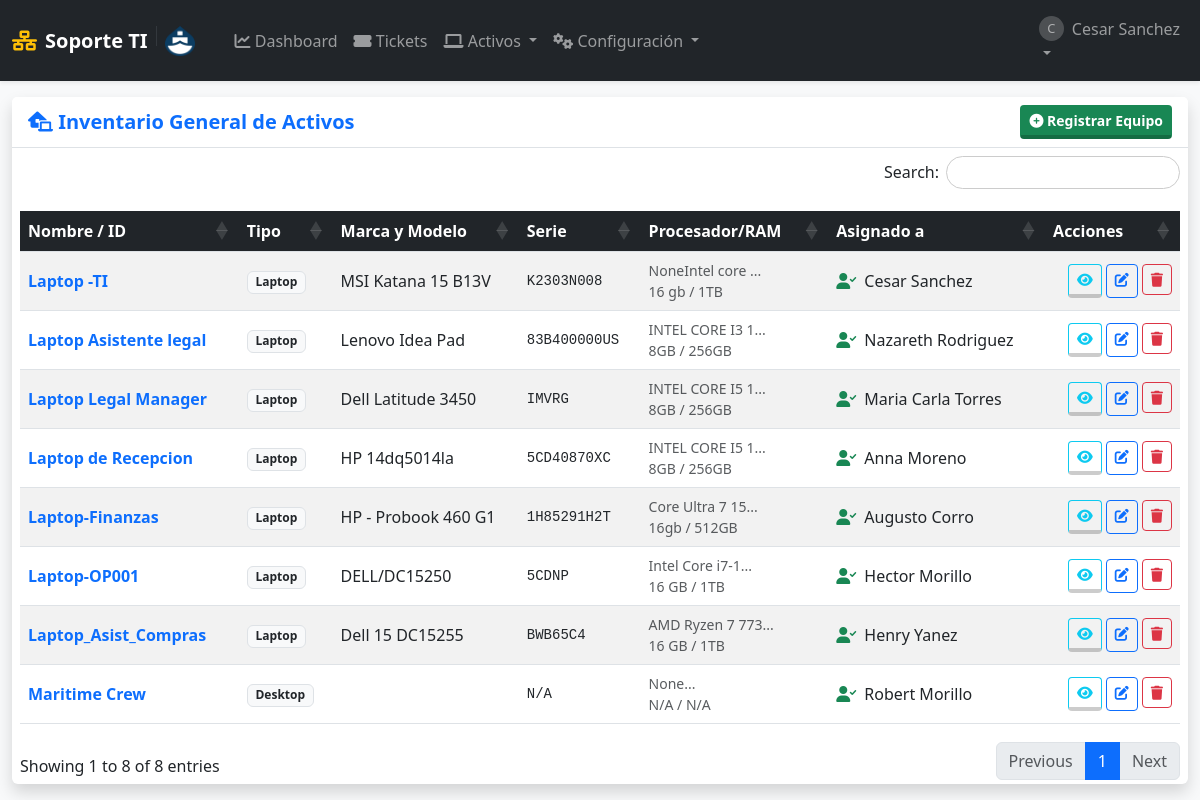
Page /equipos (signed in) on the earlier database version.
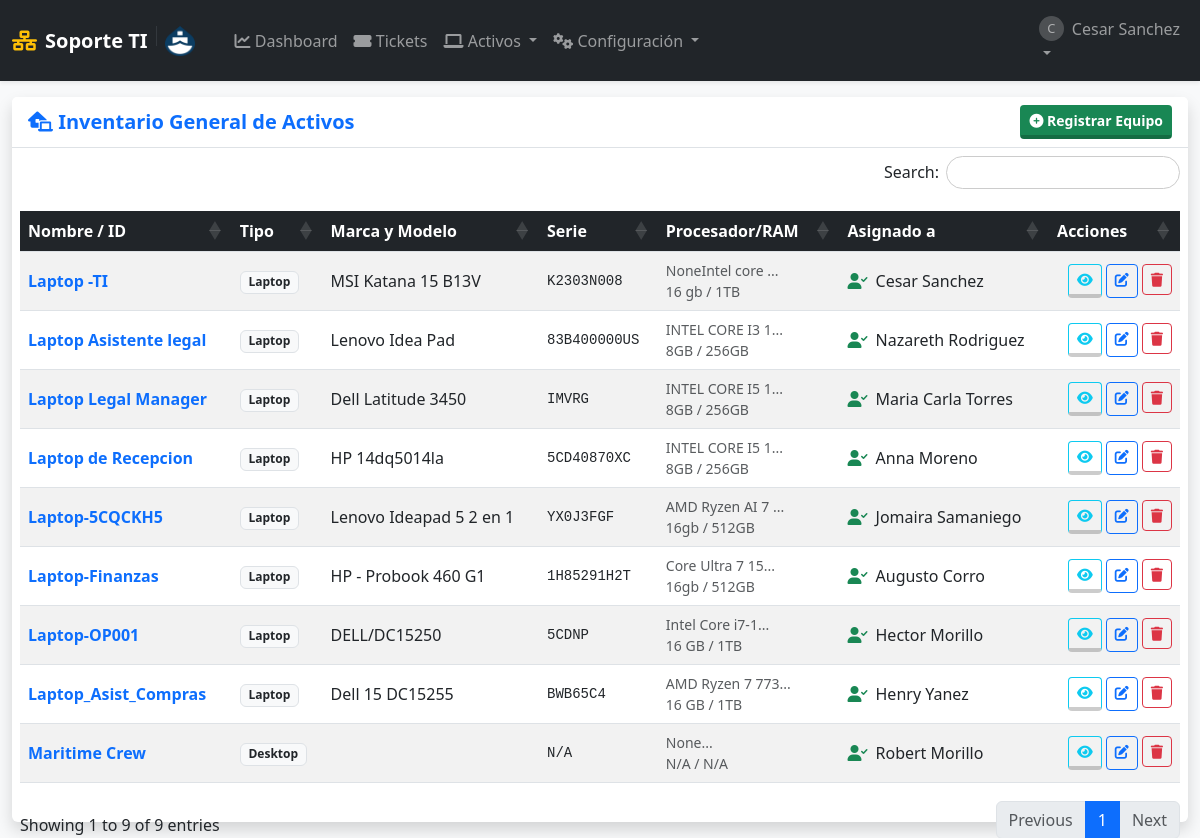
Same page on the later database version.
### tables this page shows
CREATE TABLE equipos (
            id INTEGER PRIMARY KEY AUTOINCREMENT,
            nombre_equipo TEXT UNIQUE NOT NULL,
            tipo TEXT,
            marca_modelo TEXT,
            numero_serie TEXT UNIQUE,
            fecha_adquisicion DATE,
            usuario_asignado_id INTEGER,
            notas TEXT, procesador TEXT, memoria_ram TEXT, tipo_ram TEXT, disco_duro TEXT, tipo_disco TEXT, fecha_compra DATE, color TEXT,
            FOREIGN KEY (usuario_asignado_id) REFERENCES usuarios (id) ON DELETE SET NULL
        );

CREATE TABLE usuarios (
            id INTEGER PRIMARY KEY AUTOINCREMENT,
            username TEXT UNIQUE NOT NULL,
            email TEXT UNIQUE,
            password_hash TEXT NOT NULL,
            role TEXT NOT NULL DEFAULT 'user' CHECK(role IN ('admin', 'user', 'tecnico')),
            departamento TEXT,
            fecha_creacion TIMESTAMP DEFAULT CURRENT_TIMESTAMP
        );

### app.py (the view)
@app.route('/equipos')
@login_required
def lista_equipos():
    equipos = get_db().execute("""
        SELECT e.*, u.username as usuario_asignado
        FROM equipos e
        LEFT JOIN usuarios u ON e.usuario_asignado_id = u.id
        ORDER BY e.nombre_equipo
    """).fetchall()
    tipos = get_db().execute("SELECT DISTINCT tipo FROM equipos WHERE tipo IS NOT NULL").fetchall()
    return render_template('lista_equipos.html', equipos=equipos, tipos=tipos)

### app.py (called while the page is built)
def get_db():
    if 'db' not in g:
        g.db = sqlite3.connect(app.config['DB_FILE'])
        g.db.row_factory = sqlite3.Row
        g.db.execute("PRAGMA foreign_keys = ON")
    return g.db

def login_required(f):
    @wraps(f)
    def decorated_function(*args, **kwargs):
        if 'user_id' not in session:
            flash('Por favor, inicia sesión.', 'warning')
            return redirect(url_for('login'))
        return f(*args, **kwargs)
    return decorated_function

### templates/lista_equipos.html
{% extends "layout.html" %}
{% block content %}
<div class="card shadow h-100 border-0">
    <div class="card-header bg-white py-2 border-bottom d-flex justify-content-between align-items-center">
        <h5 class="mb-0 text-primary fw-bold"><i class="fas fa-laptop-house"></i> Inventario General de Activos</h5>
        <div class="d-flex gap-2">
            {% if session['role'] == 'admin' %}
            <a href="{{ url_for('gestion_equipo') }}" class="btn btn-success btn-sm">
                <i class="fas fa-plus-circle"></i> Registrar Equipo
            </a>
            {% endif %}
        </div>
    </div>
    <div class="card-body p-2">
        <table class="table table-striped table-hover tabla-enterprise w-100 align-middle">
            <thead>
                <tr>
                    <th>Nombre / ID</th>
                    <th>Tipo</th>
                    <th>Marca y Modelo</th>
                    <th>Serie</th>
                    <th>Procesador/RAM</th>
                    <th>Asignado a</th>
                    <th>Acciones</th>
                </tr>
            </thead>
            <tbody>
                {% for equipo in equipos %}
                <tr>
                    <td class="fw-bold text-primary">{{ equipo.nombre_equipo }}</td>
                    <td><span class="badge bg-light text-dark border">{{ equipo.tipo }}</span></td>
                    <td>{{ equipo.marca_modelo }}</td>
                    <td class="small font-monospace">{{ equipo.numero_serie or 'N/A' }}</td>
                    <td class="small text-muted">
                        {% if equipo.procesador %}{{ equipo.procesador[:15] }}...<br>{% endif %}
                        {% if equipo.memoria_ram %}{{ equipo.memoria_ram }} / {{ equipo.disco_duro }}{% endif %}
                    </td>
                    <td>
                        {% if equipo.usuario_asignado %}
                            <div class="d-flex align-items-center">
                                <i class="fas fa-user-check text-success me-2"></i>
                                {{ equipo.usuario_asignado }}
                            </div>
                        {% else %}
                            <span class="badge bg-secondary">En Stock</span>
                        {% endif %}
                    </td>
                    <td class="text-end">
                        <div class="d-flex gap-1 justify-content-end">
                            <a href="{{ url_for('ver_equipo', equipo_id=equipo.id) }}" class="btn btn-outline-info btn-sm" title="Ver Ficha Técnica">
                                <i class="fas fa-eye"></i>
                            </a>
                            {% if session['role'] == 'admin' %}
                            <a href="{{ url_for('gestion_equipo', equipo_id=equipo.id) }}" class="btn btn-outline-primary btn-sm" title="Editar">
                                <i class="fas fa-edit"></i>
                            </a>
                            <form action="{{ url_for('eliminar_equipo', equipo_id=equipo.id) }}" method="POST" onsubmit="return confirm('¿Eliminar este equipo? Se borrará su historial.');">
                                <button class="btn btn-outline-danger btn-sm" title="Eliminar"><i class="fas fa-trash"></i></button>
                            </form>
                            {% endif %}
                        </div>
                    </td>
                </tr>
                {% endfor %}
            </tbody>
        </table>
    </div>
</div>
{% endblock %}

Differences in the rows shown:
added equipos: nombre_equipo "Laptop-5CQCKH5", tipo "Laptop", marca_modelo "Lenovo Ideapad 5 2 en 1", numero_serie "YX0J3FGF", procesador "AMD Ryzen AI 7", memoria_ram "16gb", disco_duro "512GB", usuario_asignado "Jomaira Samaniego"
Other differences:
text written by a page script: "Search: Showing 1 to 8 of 8 entries Previous 1 Next" → "Search: Showing 1 to 9 of 9 entries Previous 1 Next"
